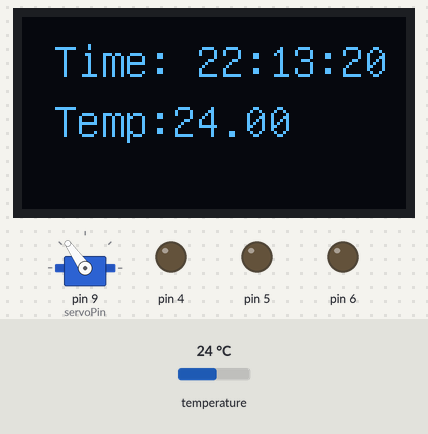
A sketch run on a simulated Arduino Uno, built with avr-gcc and run on an emulated ATmega328P. On the bench: servo, 128×64 one-colour display, output pins drawn as LEDs (lit = HIGH). Inputs (shaded band) come from the test bench; at power-on: temperature 24 °C. The local clock reads 2024-03-15 10:24:30 at power-on unless the sketch sets it; what the sketch prints to the serial monitor is not drawn.

Above: at 1.2 s.
1.3 s: temperature set to 23.2 °C
At 1.9 s:
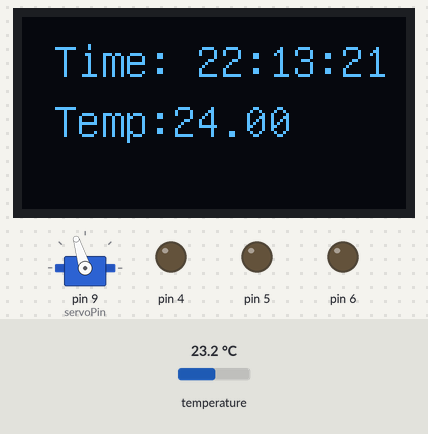
4.5 s: temperature set to 22.4 °C
At 6.2 s:
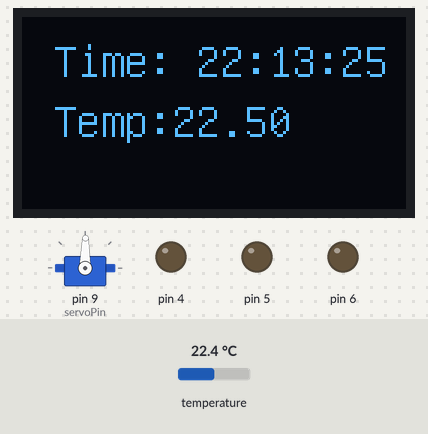
7.7 s: temperature set to 21.1 °C
At 8.6 s:
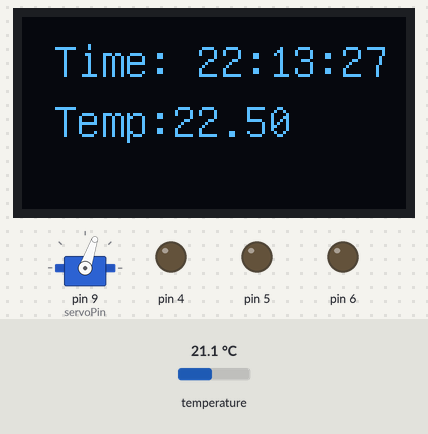
10.9 s: temperature set to 19 °C
At 12.5 s:
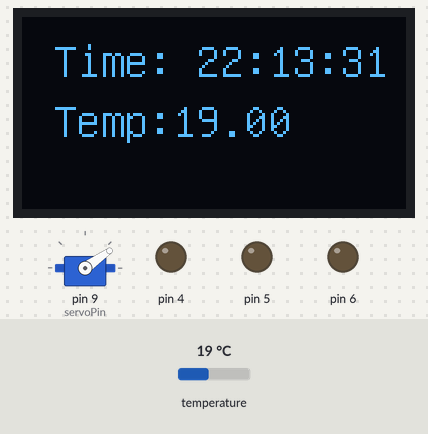
14.1 s: temperature set to 28 °C
At 15.8 s:
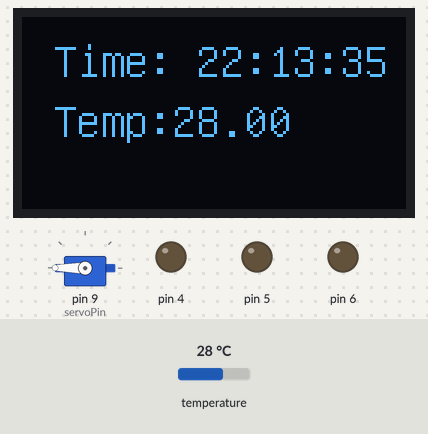
Timing chart, 0 to 17.3 s (numbered marks = the images above; inputs shaded):
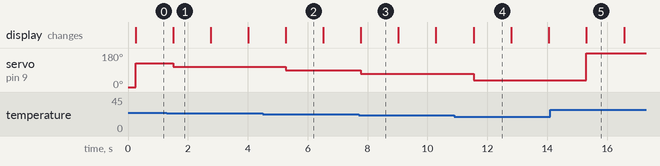

The sketch:

Lektion6.ino
```cpp
#include "U8glib.h"
#include <RTClib.h>
#include <Wire.h>
#include "Servo.h"


U8GLIB_SSD1306_128X64 u8g(U8G_I2C_OPT_NO_ACK);


// unsigned long myTime;
#define DS3231_I2C_ADDR             0x68
#define DS3231_TEMPERATURE_ADDR     0x11
Servo myservo;

#define servoPin 9

DateTime now;

RTC_DS3231 rtc;
char t[32];
byte control_reg, temperature_lsb;
char temperature_msb;


void setup() {
  for(int i= 4; i <= 6; i++){
    pinMode(i, OUTPUT);
  }
  pinMode(A1, INPUT);
  Serial.begin(9600);
  Serial.begin(9600);
  Wire.begin();
  rtc.begin();
  rtc.adjust(DateTime(F(__DATE__),F(__TIME__)));
  //rtc.adjust(DateTime(2019, 1, 21, 5, 0, 0));

  myservo.attach(servoPin);
  myservo.write(0);

}

void loop() {
  now = rtc.now();


  int temp = map(getTemp(), 18, 26, 0,10); //Maps the getTemp() functions output (0-10)
  oledWrite(getTime(), getTemp());
  servoWrite(getTemp());
  Serial.println(getTemp());

  delay(1000);


}


/*
* This function reads the temperature output from the ds3231 module
*Parameters: Void
*Returns: temprature as float
*/
float getTemp(){ //getTemp function, when called returns the current Temperature(float)
  return rtc.getTemperature();
}

// void alarm(){
//   for (int i=4; i<= 6; i++) {
//   digitalWrite(i, HIGH);
//   delay(100);
//   digitalWrite(i, LOW);
//   }
//   for (int i=6; i>= 4; i--) {
//   digitalWrite(i, HIGH);
//   delay(100);
//   digitalWrite(i, LOW);
// }
// }


/*
* This function takes a string and a float and draws them on the oled display(Time and Temp)
*Parameters: - time: String to write to display, temp: float to write to display as temp
*Returns: void
*/
void oledWrite(String time, float temp){//When called with and inputted with time and a temp, writes the values on oled
  String temp_str = String(temp,2);
  u8g.firstPage();
  do {
    u8g.setFont(u8g_font_unifont);
    u8g.drawStr(10, 20, time.c_str());
    u8g.drawStr(10, 40, "Temp: ");
    u8g.drawStr(50, 40, temp_str.c_str());

  } while (u8g.nextPage());
}

/*
*This function reads time from an ds3231 module and package the time as a String
*Parameters: Void
*Returns: time in hh:mm:ss as String
*/

String getTime(){
  DateTime now = rtc.now();
  // sprintf(t, "%02d:%02d:%02d", now.hour(), now.minute(), now.second());
  return ("Time: " +  String(now.hour()) + ":" + String(now.minute()) +  ":" +  String(now.second()));
}


/*
* takes a temprature value and maps it to corresppnding degree on a servo
*Parameters: - value: temprature
*Returns: void
*/
void servoWrite(float value){
  int servo_temp = map(value, 17, 27, 0, 179);
  Serial.println(servo_temp);
  myservo.write(servo_temp);

}
```

Measured:
- the behaviour switches between 23.9 and 23.8 °C on temperature (found by bisection; images 0 and 1)
- the behaviour switches between 22.9 and 22.8 °C on temperature (found by bisection; images 1 and 2)
- the behaviour switches between 21.9 and 21.8 °C on temperature (found by bisection; images 2 and 3)
- after the input at 1.3 s, servo on pin 9 (servoPin): 125° → 107° after 0.22 s
- after the input at 4.5 s, servo on pin 9 (servoPin): 107° → 89° after 0.77 s
- after the input at 7.7 s, servo on pin 9 (servoPin): 89° → 71° after 0.07 s
- after the input at 10.9 s, servo on pin 9 (servoPin): 71° → 35° after 0.64 s
- after the input at 14.1 s, servo on pin 9 (servoPin): 35° → 180° after 1.2 s
